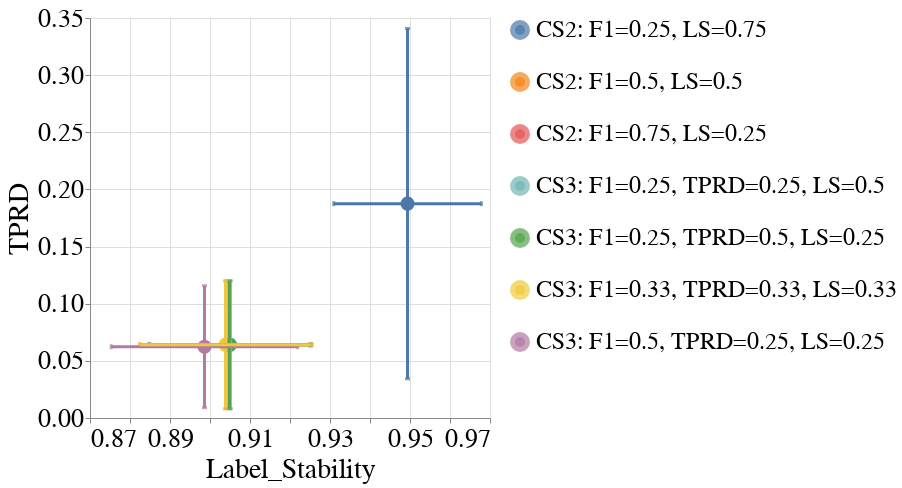

Notebook code for this chart:
### Code cell
create_box_plot_per_dataset_and_all_case_studies(to_plot=best_lp_metrics_per_exp_config_df,
                                                 exp_name=EXP_NAME,
                                                 dataset_name=DATASET_NAME,
                                                 metric_x="Label_Stability",
                                                 group_x="overall",
                                                 metric_y="Equalized_Odds_TPR",
                                                 group_y=GROUP,
                                                 rename_legend_dct=rename_legend_dct)

### Figure 1 — Vega-Lite specification as saved in the notebook (floating-point values rounded to 4 significant figures)
{"config": {"view": {"continuousWidth": 400, "continuousHeight": 300, "stroke": null}, "axis": {"labelFontSize": 26, "labelFontWeight": "normal", "titleFontSize": 28, "titleFontWeight": "normal"}, "legend": {"labelFontSize": 24, "labelLimit": 500, "symbolStrokeWidth": 10, "titleFontSize": 26}, "title": {"fontSize": 28}}, "layer": [{"mark": {"type": "point", "filled": true}, "encoding": {"color": {"field": "exp_config_name", "title": null, "type": "nominal"}, "size": {"value": 200}, "tooltip": [{"field": "exp_config_name", "type": "nominal"}, {"aggregate": "mean", "field": "Label_Stability", "type": "quantitative"}, {"aggregate": "mean", "field": "Equalized_Odds_TPR", "type": "quantitative"}], "x": {"aggregate": "mean", "field": "Label_Stability", "scale": {"zero": false}, "title": "Label_Stability", "type": "quantitative"}, "y": {"aggregate": "mean", "field": "Equalized_Odds_TPR", "scale": {"zero": false}, "title": "TPRD", "type": "quantitative"}}}, {"mark": {"type": "errorbar", "extent": "stdev", "orient": "vertical", "thickness": 3, "ticks": true}, "encoding": {"color": {"field": "exp_config_name", "title": null, "type": "nominal"}, "x": {"aggregate": "mean", "field": "Label_Stability", "scale": {"zero": false}, "title": "Label_Stability", "type": "quantitative"}, "y": {"field": "Equalized_Odds_TPR", "scale": {"zero": false}, "title": "TPRD", "type": "quantitative"}}}, {"mark": {"type": "errorbar", "extent": "stdev", "orient": "horizontal", "thickness": 3, "ticks": true}, "encoding": {"color": {"field": "exp_config_name", "title": null, "type": "nominal"}, "x": {"field": "Label_Stability", "scale": {"zero": false}, "title": "Label_Stability", "type": "quantitative"}, "y": {"aggregate": "mean", "field": "Equalized_Odds_TPR", "scale": {"zero": false}, "title": "TPRD", "type": "quantitative"}}}], "data": {"name": "data-f6b9193f101ffeb7379ef14ef64de65f"}, "height": 400, "width": 400, "$schema": "https://vega.github.io/schema/vega-lite/v4.17.0.json", "datasets": {"data-f6b9193f101ffeb7379ef14ef64de65f": [{"exp_config_name": "CS2: F1=0.25, LS=0.75", "run_num": 1, "logical_pipeline_uuid": "Tm9uZSZOT19GQUlSTkVTU19JTlRFUlZFTlRJT04mcmZfY2xm", "physical_pipeline_uuid": "8939878e-64d4-4d42-81cf-7eeedbae286f", "compound_pp_quality_x": 0.9347, "metric_x": "Label_Stability", "model_name": "rf_clf", "runtime_in_mins_x": 0.3662, "dataset_name": "diabetes", "logical_pipeline_name": "None&NO_FAIRNESS_INTERVENTION&rf_clf", "null_imputer_name_x": "None", "fairness_intervention_name_x": "NO_FAIRNESS_INTERVENTION", "Gender_dis_x": 0.9593, "Gender_priv_x": 0.921, "Label_Stability": 0.9362, "compound_pp_quality_y": 0.9347, "metric_y": "Equalized_Odds_TPR", "runtime_in_mins_y": 0.3662, "null_imputer_name_y": "None", "fairness_intervention_name_y": "NO_FAIRNESS_INTERVENTION", "Gender_dis_y": 0.9444, "Gender_priv_y": 0.8846, "overall": 0.9091, "Equalized_Odds_TPR": 0.05983}, {"exp_config_name": "CS2: F1=0.25, LS=0.75", "run_num": 2, "logical_pipeline_uuid": "Tm9uZSZOT19GQUlSTkVTU19JTlRFUlZFTlRJT04mcmZfY2xm", "physical_pipeline_uuid": "79bbab41-0032-49c6-b1cd-3044f196ff8a", "compound_pp_quality_x": 0.9195, "metric_x": "Label_Stability", "model_name": "rf_clf", "runtime_in_mins_x": 0.953, "dataset_name": "diabetes", "logical_pipeline_name": "None&NO_FAIRNESS_INTERVENTION&rf_clf", "null_imputer_name_x": "None", "fairness_intervention_name_x": "NO_FAIRNESS_INTERVENTION", "Gender_dis_x": 0.9469, "Gender_priv_x": 0.94, "Label_Stability": 0.9426, "compound_pp_quality_y": 0.9195, "metric_y": "Equalized_Odds_TPR", "runtime_in_mins_y": 0.953, "null_imputer_name_y": "None", "fairness_intervention_name_y": "NO_FAIRNESS_INTERVENTION", "Gender_dis_y": 0.9091, "Gender_priv_y": 0.8085, "overall": 0.85, "Equalized_Odds_TPR": 0.1006}, {"exp_config_name": "CS2: F1=0.25, LS=0.75", "run_num": 3, "logical_pipeline_uuid": "Tm9uZSZOT19GQUlSTkVTU19JTlRFUlZFTlRJT04mcmZfY2xm", "physical_pipeline_uuid": "eb15408e-83cb-4852-8e1d-cc6f474dde04", "compound_pp_quality_x": 0.9105, "metric_x": "Label_Stability", "model_name": "rf_clf", "runtime_in_mins_x": 1.264, "dataset_name": "diabetes", "logical_pipeline_name": "None&NO_FAIRNESS_INTERVENTION&rf_clf", "null_imputer_name_x": "None", "fairness_intervention_name_x": "NO_FAIRNESS_INTERVENTION", "Gender_dis_x": 0.9331, "Gender_priv_x": 0.9315, "Label_Stability": 0.9321, "compound_pp_quality_y": 0.9105, "metric_y": "Equalized_Odds_TPR", "runtime_in_mins_y": 1.264, "null_imputer_name_y": "None", "fairness_intervention_name_y": "NO_FAIRNESS_INTERVENTION", "Gender_dis_y": 0.9667, "Gender_priv_y": 0.7083, "overall": 0.8077, "Equalized_Odds_TPR": 0.2583}, {"exp_config_name": "CS2: F1=0.25, LS=0.75", "run_num": 4, "logical_pipeline_uuid": "Tm9uZSZOT19GQUlSTkVTU19JTlRFUlZFTlRJT04mbHJfY2xm", "physical_pipeline_uuid": "b0a04c13-c135-4b91-a5e7-cb45fa50b464", "compound_pp_quality_x": 0.9029, "metric_x": "Label_Stability", "model_name": "lr_clf", "runtime_in_mins_x": 0.07371, "dataset_name": "diabetes", "logical_pipeline_name": "None&NO_FAIRNESS_INTERVENTION&lr_clf", "null_imputer_name_x": "None", "fairness_intervention_name_x": "NO_FAIRNESS_INTERVENTION", "Gender_dis_x": 0.966, "Gender_priv_x": 0.9552, "Label_Stability": 0.9594, "compound_pp_quality_y": 0.9029, "metric_y": "Equalized_Odds_TPR", "runtime_in_mins_y": 0.07371, "null_imputer_name_y": "None", "fairness_intervention_name_y": "NO_FAIRNESS_INTERVENTION", "Gender_dis_y": 0.9143, "Gender_priv_y": 0.4894, "overall": 0.6707, "Equalized_Odds_TPR": 0.4249}, {"exp_config_name": "CS2: F1=0.25, LS=0.75", "run_num": 5, "logical_pipeline_uuid": "Tm9uZSZOT19GQUlSTkVTU19JTlRFUlZFTlRJT04mbGdibV9jbGY=", "physical_pipeline_uuid": "628f1069-1112-4519-b182-8aef53652da5", "compound_pp_quality_x": 0.9134, "metric_x": "Label_Stability", "model_name": "lgbm_clf", "runtime_in_mins_x": 0.04169, "dataset_name": "diabetes", "logical_pipeline_name": "None&NO_FAIRNESS_INTERVENTION&lgbm_clf", "null_imputer_name_x": "None", "fairness_intervention_name_x": "NO_FAIRNESS_INTERVENTION", "Gender_dis_x": 0.9697, "Gender_priv_x": 0.9811, "Label_Stability": 0.9766, "compound_pp_quality_y": 0.9134, "metric_y": "Equalized_Odds_TPR", "runtime_in_mins_y": 0.04169, "null_imputer_name_y": "None", "fairness_intervention_name_y": "NO_FAIRNESS_INTERVENTION", "Gender_dis_y": 0.7941, "Gender_priv_y": 0.7, "overall": 0.7432, "Equalized_Odds_TPR": 0.09412}, {"exp_config_name": "CS2: F1=0.5, LS=0.5", "run_num": 1, "logical_pipeline_uuid": "Tm9uZSZOT19GQUlSTkVTU19JTlRFUlZFTlRJT04mcmZfY2xm", "physical_pipeline_uuid": "9ed649c2-5c45-4353-aa8a-ff670a0aa419", "compound_pp_quality_x": 0.9332, "metric_x": "Label_Stability", "model_name": "rf_clf", "runtime_in_mins_x": 0.3788, "dataset_name": "diabetes", "logical_pipeline_name": "None&NO_FAIRNESS_INTERVENTION&rf_clf", "null_imputer_name_x": "None", "fairness_intervention_name_x": "NO_FAIRNESS_INTERVENTION", "Gender_dis_x": 0.9593, "Gender_priv_x": 0.921, "Label_Stability": 0.9362, "compound_pp_quality_y": 0.9332, "metric_y": "Equalized_Odds_TPR", "runtime_in_mins_y": 0.3788, "null_imputer_name_y": "None", "fairness_intervention_name_y": "NO_FAIRNESS_INTERVENTION", "Gender_dis_y": 0.9444, "Gender_priv_y": 0.8846, "overall": 0.9091, "Equalized_Odds_TPR": 0.05983}, {"exp_config_name": "CS2: F1=0.5, LS=0.5", "run_num": 2, "logical_pipeline_uuid": "Tm9uZSZOT19GQUlSTkVTU19JTlRFUlZFTlRJT04mcmZfY2xm", "physical_pipeline_uuid": "cd8f0374-361c-4344-a8b3-e047bb5cfcd5", "compound_pp_quality_x": 0.9282, "metric_x": "Label_Stability", "model_name": "rf_clf", "runtime_in_mins_x": 1.145, "dataset_name": "diabetes", "logical_pipeline_name": "None&NO_FAIRNESS_INTERVENTION&rf_clf", "null_imputer_name_x": "None", "fairness_intervention_name_x": "NO_FAIRNESS_INTERVENTION", "Gender_dis_x": 0.9288, "Gender_priv_x": 0.8802, "Label_Stability": 0.8988, "compound_pp_quality_y": 0.9282, "metric_y": "Equalized_Odds_TPR", "runtime_in_mins_y": 1.145, "null_imputer_name_y": "None", "fairness_intervention_name_y": "NO_FAIRNESS_INTERVENTION", "Gender_dis_y": 1.0, "Gender_priv_y": 0.9787, "overall": 0.9875, "Equalized_Odds_TPR": 0.02128}, {"exp_config_name": "CS2: F1=0.5, LS=0.5", "run_num": 3, "logical_pipeline_uuid": "Tm9uZSZOT19GQUlSTkVTU19JTlRFUlZFTlRJT04mcmZfY2xm", "physical_pipeline_uuid": "080b2bd1-ee71-4027-9deb-b1ca6afb739a", "compound_pp_quality_x": 0.8995, "metric_x": "Label_Stability", "model_name": "rf_clf", "runtime_in_mins_x": 0.1698, "dataset_name": "diabetes", "logical_pipeline_name": "None&NO_FAIRNESS_INTERVENTION&rf_clf", "null_imputer_name_x": "None", "fairness_intervention_name_x": "NO_FAIRNESS_INTERVENTION", "Gender_dis_x": 0.9457, "Gender_priv_x": 0.8878, "Label_Stability": 0.9087, "compound_pp_quality_y": 0.8995, "metric_y": "Equalized_Odds_TPR", "runtime_in_mins_y": 0.1698, "null_imputer_name_y": "None", "fairness_intervention_name_y": "NO_FAIRNESS_INTERVENTION", "Gender_dis_y": 0.9667, "Gender_priv_y": 0.8333, "overall": 0.8846, "Equalized_Odds_TPR": 0.1333}, {"exp_config_name": "CS2: F1=0.5, LS=0.5", "run_num": 4, "logical_pipeline_uuid": "Tm9uZSZOT19GQUlSTkVTU19JTlRFUlZFTlRJT04mcmZfY2xm", "physical_pipeline_uuid": "0f4eea10-2f4a-4c19-b1be-ed9c0c6007a1", "compound_pp_quality_x": 0.8987, "metric_x": "Label_Stability", "model_name": "rf_clf", "runtime_in_mins_x": 0.2083, "dataset_name": "diabetes", "logical_pipeline_name": "None&NO_FAIRNESS_INTERVENTION&rf_clf", "null_imputer_name_x": "None", "fairness_intervention_name_x": "NO_FAIRNESS_INTERVENTION", "Gender_dis_x": 0.9499, "Gender_priv_x": 0.8676, "Label_Stability": 0.9, "compound_pp_quality_y": 0.8987, "metric_y": "Equalized_Odds_TPR", "runtime_in_mins_y": 0.2083, "null_imputer_name_y": "None", "fairness_intervention_name_y": "NO_FAIRNESS_INTERVENTION", "Gender_dis_y": 0.9143, "Gender_priv_y": 0.8085, "overall": 0.8537, "Equalized_Odds_TPR": 0.1058}, {"exp_config_name": "CS2: F1=0.5, LS=0.5", "run_num": 5, "logical_pipeline_uuid": "Tm9uZSZOT19GQUlSTkVTU19JTlRFUlZFTlRJT04mcmZfY2xm", "physical_pipeline_uuid": "ac27dc05-df85-4a91-b331-4322c5cdefe9", "compound_pp_quality_x": 0.9032, "metric_x": "Label_Stability", "model_name": "rf_clf", "runtime_in_mins_x": 0.3644, "dataset_name": "diabetes", "logical_pipeline_name": "None&NO_FAIRNESS_INTERVENTION&rf_clf", "null_imputer_name_x": "None", "fairness_intervention_name_x": "NO_FAIRNESS_INTERVENTION", "Gender_dis_x": 0.8867, "Gender_priv_x": 0.8781, "Label_Stability": 0.8815, "compound_pp_quality_y": 0.9032, "metric_y": "Equalized_Odds_TPR", "runtime_in_mins_y": 0.3644, "null_imputer_name_y": "None", "fairness_intervention_name_y": "NO_FAIRNESS_INTERVENTION", "Gender_dis_y": 1.0, "Gender_priv_y": 1.0, "overall": 1.0, "Equalized_Odds_TPR": 0.0}, {"exp_config_name": "CS2: F1=0.75, LS=0.25", "run_num": 1, "logical_pipeline_uuid": "Tm9uZSZOT19GQUlSTkVTU19JTlRFUlZFTlRJT04mcmZfY2xm", "physical_pipeline_uuid": "554f6185-d959-4824-9773-9798c0a8f4de", "compound_pp_quality_x": 0.9317, "metric_x": "Label_Stability", "model_name": "rf_clf", "runtime_in_mins_x": 0.4316, "dataset_name": "diabetes", "logical_pipeline_name": "None&NO_FAIRNESS_INTERVENTION&rf_clf", "null_imputer_name_x": "None", "fairness_intervention_name_x": "NO_FAIRNESS_INTERVENTION", "Gender_dis_x": 0.9593, "Gender_priv_x": 0.921, "Label_Stability": 0.9362, "compound_pp_quality_y": 0.9317, "metric_y": "Equalized_Odds_TPR", "runtime_in_mins_y": 0.4316, "null_imputer_name_y": "None", "fairness_intervention_name_y": "NO_FAIRNESS_INTERVENTION", "Gender_dis_y": 0.9444, "Gender_priv_y": 0.8846, "overall": 0.9091, "Equalized_Odds_TPR": 0.05983}, {"exp_config_name": "CS2: F1=0.75, LS=0.25", "run_num": 2, "logical_pipeline_uuid": "Tm9uZSZOT19GQUlSTkVTU19JTlRFUlZFTlRJT04mcmZfY2xm", "physical_pipeline_uuid": "e613408e-f6db-4c3e-b7f7-a3eae1c5d163", "compound_pp_quality_x": 0.9427, "metric_x": "Label_Stability", "model_name": "rf_clf", "runtime_in_mins_x": 0.8657, "dataset_name": "diabetes", "logical_pipeline_name": "None&NO_FAIRNESS_INTERVENTION&rf_clf", "null_imputer_name_x": "None", "fairness_intervention_name_x": "NO_FAIRNESS_INTERVENTION", "Gender_dis_x": 0.9223, "Gender_priv_x": 0.8829, "Label_Stability": 0.8979, "compound_pp_quality_y": 0.9427, "metric_y": "Equalized_Odds_TPR", "runtime_in_mins_y": 0.8657, "null_imputer_name_y": "None", "fairness_intervention_name_y": "NO_FAIRNESS_INTERVENTION", "Gender_dis_y": 1.0, "Gender_priv_y": 0.9787, "overall": 0.9875, "Equalized_Odds_TPR": 0.02128}, {"exp_config_name": "CS2: F1=0.75, LS=0.25", "run_num": 3, "logical_pipeline_uuid": "Tm9uZSZOT19GQUlSTkVTU19JTlRFUlZFTlRJT04mcmZfY2xm", "physical_pipeline_uuid": "972dc5a6-023f-450a-92e0-db2b8c573393", "compound_pp_quality_x": 0.8949, "metric_x": "Label_Stability", "model_name": "rf_clf", "runtime_in_mins_x": 0.2151, "dataset_name": "diabetes", "logical_pipeline_name": "None&NO_FAIRNESS_INTERVENTION&rf_clf", "null_imputer_name_x": "None", "fairness_intervention_name_x": "NO_FAIRNESS_INTERVENTION", "Gender_dis_x": 0.9457, "Gender_priv_x": 0.8878, "Label_Stability": 0.9087, "compound_pp_quality_y": 0.8949, "metric_y": "Equalized_Odds_TPR", "runtime_in_mins_y": 0.2151, "null_imputer_name_y": "None", "fairness_intervention_name_y": "NO_FAIRNESS_INTERVENTION", "Gender_dis_y": 0.9667, "Gender_priv_y": 0.8333, "overall": 0.8846, "Equalized_Odds_TPR": 0.1333}, {"exp_config_name": "CS2: F1=0.75, LS=0.25", "run_num": 4, "logical_pipeline_uuid": "Tm9uZSZOT19GQUlSTkVTU19JTlRFUlZFTlRJT04mcmZfY2xm", "physical_pipeline_uuid": "e51af03b-af06-4f76-a026-a4c7098e1a64", "compound_pp_quality_x": 0.9025, "metric_x": "Label_Stability", "model_name": "rf_clf", "runtime_in_mins_x": 0.09414, "dataset_name": "diabetes", "logical_pipeline_name": "None&NO_FAIRNESS_INTERVENTION&rf_clf", "null_imputer_name_x": "None", "fairness_intervention_name_x": "NO_FAIRNESS_INTERVENTION", "Gender_dis_x": 0.9551, "Gender_priv_x": 0.865, "Label_Stability": 0.9004, "compound_pp_quality_y": 0.9025, "metric_y": "Equalized_Odds_TPR", "runtime_in_mins_y": 0.09414, "null_imputer_name_y": "None", "fairness_intervention_name_y": "NO_FAIRNESS_INTERVENTION", "Gender_dis_y": 0.9143, "Gender_priv_y": 0.8085, "overall": 0.8537, "Equalized_Odds_TPR": 0.1058}, {"exp_config_name": "CS2: F1=0.75, LS=0.25", "run_num": 5, "logical_pipeline_uuid": "Tm9uZSZOT19GQUlSTkVTU19JTlRFUlZFTlRJT04mcmZfY2xm", "physical_pipeline_uuid": "7fa89018-728c-438b-bbe3-7eff626ca6d3", "compound_pp_quality_x": 0.9307, "metric_x": "Label_Stability", "model_name": "rf_clf", "runtime_in_mins_x": 0.6347, "dataset_name": "diabetes", "logical_pipeline_name": "None&NO_FAIRNESS_INTERVENTION&rf_clf", "null_imputer_name_x": "None", "fairness_intervention_name_x": "NO_FAIRNESS_INTERVENTION", "Gender_dis_x": 0.8796, "Gender_priv_x": 0.8749, "Label_Stability": 0.8768, "compound_pp_quality_y": 0.9307, "metric_y": "Equalized_Odds_TPR", "runtime_in_mins_y": 0.6347, "null_imputer_name_y": "None", "fairness_intervention_name_y": "NO_FAIRNESS_INTERVENTION", "Gender_dis_y": 1.0, "Gender_priv_y": 1.0, "overall": 1.0, "Equalized_Odds_TPR": 0.0}, {"exp_config_name": "CS3: F1=0.25, TPRD=0.25, LS=0.5", "run_num": 1, "logical_pipeline_uuid": "Tm9uZSZOT19GQUlSTkVTU19JTlRFUlZFTlRJT04mcmZfY2xm", "physical_pipeline_uuid": "7dbfe994-65d4-431f-b832-d6262564fe40", "compound_pp_quality_x": 0.9357, "metric_x": "Label_Stability", "model_name": "rf_clf", "runtime_in_mins_x": 0.3596, "dataset_name": "diabetes", "logical_pipeline_name": "None&NO_FAIRNESS_INTERVENTION&rf_clf", "null_imputer_name_x": "None", "fairness_intervention_name_x": "NO_FAIRNESS_INTERVENTION", "Gender_dis_x": 0.9593, "Gender_priv_x": 0.921, "Label_Stability": 0.9362, "compound_pp_quality_y": 0.9357, "metric_y": "Equalized_Odds_TPR", "runtime_in_mins_y": 0.3596, "null_imputer_name_y": "None", "fairness_intervention_name_y": "NO_FAIRNESS_INTERVENTION", "Gender_dis_y": 0.9444, "Gender_priv_y": 0.8846, "overall": 0.9091, "Equalized_Odds_TPR": 0.05983}, {"exp_config_name": "CS3: F1=0.25, TPRD=0.25, LS=0.5", "run_num": 2, "logical_pipeline_uuid": "Tm9uZSZOT19GQUlSTkVTU19JTlRFUlZFTlRJT04mcmZfY2xm", "physical_pipeline_uuid": "2388c476-c420-4416-a00c-3f5092645cfe", "compound_pp_quality_x": 0.9335, "metric_x": "Label_Stability", "model_name": "rf_clf", "runtime_in_mins_x": 1.729, "dataset_name": "diabetes", "logical_pipeline_name": "None&NO_FAIRNESS_INTERVENTION&rf_clf", "null_imputer_name_x": "None", "fairness_intervention_name_x": "NO_FAIRNESS_INTERVENTION", "Gender_dis_x": 0.9288, "Gender_priv_x": 0.8802, "Label_Stability": 0.8988, "compound_pp_quality_y": 0.9335, "metric_y": "Equalized_Odds_TPR", "runtime_in_mins_y": 1.729, "null_imputer_name_y": "None", "fairness_intervention_name_y": "NO_FAIRNESS_INTERVENTION", "Gender_dis_y": 1.0, "Gender_priv_y": 0.9787, "overall": 0.9875, "Equalized_Odds_TPR": 0.02128}, {"exp_config_name": "CS3: F1=0.25, TPRD=0.25, LS=0.5", "run_num": 3, "logical_pipeline_uuid": "Tm9uZSZOT19GQUlSTkVTU19JTlRFUlZFTlRJT04mcmZfY2xm", "physical_pipeline_uuid": "15190404-0407-400f-a9fd-c2b9810c7f99", "compound_pp_quality_x": 0.8936, "metric_x": "Label_Stability", "model_name": "rf_clf", "runtime_in_mins_x": 0.2844, "dataset_name": "diabetes", "logical_pipeline_name": "None&NO_FAIRNESS_INTERVENTION&rf_clf", "null_imputer_name_x": "None", "fairness_intervention_name_x": "NO_FAIRNESS_INTERVENTION", "Gender_dis_x": 0.9457, "Gender_priv_x": 0.8878, "Label_Stability": 0.9087, "compound_pp_quality_y": 0.8936, "metric_y": "Equalized_Odds_TPR", "runtime_in_mins_y": 0.2844, "null_imputer_name_y": "None", "fairness_intervention_name_y": "NO_FAIRNESS_INTERVENTION", "Gender_dis_y": 0.9667, "Gender_priv_y": 0.8333, "overall": 0.8846, "Equalized_Odds_TPR": 0.1333}, {"exp_config_name": "CS3: F1=0.25, TPRD=0.25, LS=0.5", "run_num": 4, "logical_pipeline_uuid": "Tm9uZSZOT19GQUlSTkVTU19JTlRFUlZFTlRJT04mcmZfY2xm", "physical_pipeline_uuid": "5190675e-2b12-495b-a8bb-4420f06ab8d0", "compound_pp_quality_x": 0.8998, "metric_x": "Label_Stability", "model_name": "rf_clf", "runtime_in_mins_x": 0.1495, "dataset_name": "diabetes", "logical_pipeline_name": "None&NO_FAIRNESS_INTERVENTION&rf_clf", "null_imputer_name_x": "None", "fairness_intervention_name_x": "NO_FAIRNESS_INTERVENTION", "Gender_dis_x": 0.9581, "Gender_priv_x": 0.8638, "Label_Stability": 0.9009, "compound_pp_quality_y": 0.8998, "metric_y": "Equalized_Odds_TPR", "runtime_in_mins_y": 0.1495, "null_imputer_name_y": "None", "fairness_intervention_name_y": "NO_FAIRNESS_INTERVENTION", "Gender_dis_y": 0.9143, "Gender_priv_y": 0.8085, "overall": 0.8537, "Equalized_Odds_TPR": 0.1058}, {"exp_config_name": "CS3: F1=0.25, TPRD=0.25, LS=0.5", "run_num": 5, "logical_pipeline_uuid": "Tm9uZSZOT19GQUlSTkVTU19JTlRFUlZFTlRJT04mcmZfY2xm", "physical_pipeline_uuid": "028ba49c-e6ec-4363-b79f-9714485aabc6", "compound_pp_quality_x": 0.9215, "metric_x": "Label_Stability", "model_name": "rf_clf", "runtime_in_mins_x": 0.458, "dataset_name": "diabetes", "logical_pipeline_name": "None&NO_FAIRNESS_INTERVENTION&rf_clf", "null_imputer_name_x": "None", "fairness_intervention_name_x": "NO_FAIRNESS_INTERVENTION", "Gender_dis_x": 0.8867, "Gender_priv_x": 0.8764, "Label_Stability": 0.8804, "compound_pp_quality_y": 0.9215, "metric_y": "Equalized_Odds_TPR", "runtime_in_mins_y": 0.458, "null_imputer_name_y": "None", "fairness_intervention_name_y": "NO_FAIRNESS_INTERVENTION", "Gender_dis_y": 1.0, "Gender_priv_y": 1.0, "overall": 1.0, "Equalized_Odds_TPR": 0.0}, {"exp_config_name": "CS3: F1=0.25, TPRD=0.5, LS=0.25", "run_num": 1, "logical_pipeline_uuid": "Tm9uZSZOT19GQUlSTkVTU19JTlRFUlZFTlRJT04mcmZfY2xm", "physical_pipeline_uuid": "1d038b04-892c-4018-8983-cedfdf03f090", "compound_pp_quality_x": 0.9367, "metric_x": "Label_Stability", "model_name": "rf_clf", "runtime_in_mins_x": 0.3948, "dataset_name": "diabetes", "logical_pipeline_name": "None&NO_FAIRNESS_INTERVENTION&rf_clf", "null_imputer_name_x": "None", "fairness_intervention_name_x": "NO_FAIRNESS_INTERVENTION", "Gender_dis_x": 0.9593, "Gender_priv_x": 0.921, "Label_Stability": 0.9362, "compound_pp_quality_y": 0.9367, "metric_y": "Equalized_Odds_TPR", "runtime_in_mins_y": 0.3948, "null_imputer_name_y": "None", "fairness_intervention_name_y": "NO_FAIRNESS_INTERVENTION", "Gender_dis_y": 0.9444, "Gender_priv_y": 0.8846, "overall": 0.9091, "Equalized_Odds_TPR": 0.05983}, {"exp_config_name": "CS3: F1=0.25, TPRD=0.5, LS=0.25", "run_num": 2, "logical_pipeline_uuid": "Tm9uZSZOT19GQUlSTkVTU19JTlRFUlZFTlRJT04mcmZfY2xm", "physical_pipeline_uuid": "c77cab1c-8555-4d2f-87cf-fb78385f612f", "compound_pp_quality_x": 0.9535, "metric_x": "Label_Stability", "model_name": "rf_clf", "runtime_in_mins_x": 0.7588, "dataset_name": "diabetes", "logical_pipeline_name": "None&NO_FAIRNESS_INTERVENTION&rf_clf", "null_imputer_name_x": "None", "fairness_intervention_name_x": "NO_FAIRNESS_INTERVENTION", "Gender_dis_x": 0.9277, "Gender_priv_x": 0.8812, "Label_Stability": 0.899, "compound_pp_quality_y": 0.9535, "metric_y": "Equalized_Odds_TPR", "runtime_in_mins_y": 0.7588, "null_imputer_name_y": "None", "fairness_intervention_name_y": "NO_FAIRNESS_INTERVENTION", "Gender_dis_y": 1.0, "Gender_priv_y": 0.9787, "overall": 0.9875, "Equalized_Odds_TPR": 0.02128}, {"exp_config_name": "CS3: F1=0.25, TPRD=0.5, LS=0.25", "run_num": 3, "logical_pipeline_uuid": "Tm9uZSZOT19GQUlSTkVTU19JTlRFUlZFTlRJT04mcmZfY2xm", "physical_pipeline_uuid": "83c2270c-92dd-4d60-9ad0-a31563ceb9f8", "compound_pp_quality_x": 0.8831, "metric_x": "Label_Stability", "model_name": "rf_clf", "runtime_in_mins_x": 0.1952, "dataset_name": "diabetes", "logical_pipeline_name": "None&NO_FAIRNESS_INTERVENTION&rf_clf", "null_imputer_name_x": "None", "fairness_intervention_name_x": "NO_FAIRNESS_INTERVENTION", "Gender_dis_x": 0.9457, "Gender_priv_x": 0.8878, "Label_Stability": 0.9087, "compound_pp_quality_y": 0.8831, "metric_y": "Equalized_Odds_TPR", "runtime_in_mins_y": 0.1952, "null_imputer_name_y": "None", "fairness_intervention_name_y": "NO_FAIRNESS_INTERVENTION", "Gender_dis_y": 0.9667, "Gender_priv_y": 0.8333, "overall": 0.8846, "Equalized_Odds_TPR": 0.1333}, {"exp_config_name": "CS3: F1=0.25, TPRD=0.5, LS=0.25", "run_num": 4, "logical_pipeline_uuid": "Tm9uZSZOT19GQUlSTkVTU19JTlRFUlZFTlRJT04mcmZfY2xm", "physical_pipeline_uuid": "8ea4bf95-1e76-4700-b7aa-463ef3f2e078", "compound_pp_quality_x": 0.8962, "metric_x": "Label_Stability", "model_name": "rf_clf", "runtime_in_mins_x": 0.8846, "dataset_name": "diabetes", "logical_pipeline_name": "None&NO_FAIRNESS_INTERVENTION&rf_clf", "null_imputer_name_x": "None", "fairness_intervention_name_x": "NO_FAIRNESS_INTERVENTION", "Gender_dis_x": 0.9495, "Gender_priv_x": 0.8662, "Label_Stability": 0.899, "compound_pp_quality_y": 0.8962, "metric_y": "Equalized_Odds_TPR", "runtime_in_mins_y": 0.8846, "null_imputer_name_y": "None", "fairness_intervention_name_y": "NO_FAIRNESS_INTERVENTION", "Gender_dis_y": 0.9143, "Gender_priv_y": 0.8085, "overall": 0.8537, "Equalized_Odds_TPR": 0.1058}, {"exp_config_name": "CS3: F1=0.25, TPRD=0.5, LS=0.25", "run_num": 5, "logical_pipeline_uuid": "Tm9uZSZOT19GQUlSTkVTU19JTlRFUlZFTlRJT04mcmZfY2xm", "physical_pipeline_uuid": "118dd7f0-8c8c-46a6-8fea-3cf4c932cbae", "compound_pp_quality_x": 0.9516, "metric_x": "Label_Stability", "model_name": "rf_clf", "runtime_in_mins_x": 0.4297, "dataset_name": "diabetes", "logical_pipeline_name": "None&NO_FAIRNESS_INTERVENTION&rf_clf", "null_imputer_name_x": "None", "fairness_intervention_name_x": "NO_FAIRNESS_INTERVENTION", "Gender_dis_x": 0.8867, "Gender_priv_x": 0.8781, "Label_Stability": 0.8815, "compound_pp_quality_y": 0.9516, "metric_y": "Equalized_Odds_TPR", "runtime_in_mins_y": 0.4297, "null_imputer_name_y": "None", "fairness_intervention_name_y": "NO_FAIRNESS_INTERVENTION", "Gender_dis_y": 1.0, "Gender_priv_y": 1.0, "overall": 1.0, "Equalized_Odds_TPR": 0.0}, {"exp_config_name": "CS3: F1=0.5, TPRD=0.25, LS=0.25", "run_num": 1, "logical_pipeline_uuid": "Tm9uZSZOT19GQUlSTkVTU19JTlRFUlZFTlRJT04mcmZfY2xm", "physical_pipeline_uuid": "9224fe8c-4944-4b70-89d2-e74dd943d5d5", "compound_pp_quality_x": 0.9342, "metric_x": "Label_Stability", "model_name": "rf_clf", "runtime_in_mins_x": 0.3736, "dataset_name": "diabetes", "logical_pipeline_name": "None&NO_FAIRNESS_INTERVENTION&rf_clf", "null_imputer_name_x": "None", "fairness_intervention_name_x": "NO_FAIRNESS_INTERVENTION", "Gender_dis_x": 0.9593, "Gender_priv_x": 0.921, "Label_Stability": 0.9362, "compound_pp_quality_y": 0.9342, "metric_y": "Equalized_Odds_TPR", "runtime_in_mins_y": 0.3736, "null_imputer_name_y": "None", "fairness_intervention_name_y": "NO_FAIRNESS_INTERVENTION", "Gender_dis_y": 0.9444, "Gender_priv_y": 0.8846, "overall": 0.9091, "Equalized_Odds_TPR": 0.05983}, {"exp_config_name": "CS3: F1=0.5, TPRD=0.25, LS=0.25", "run_num": 2, "logical_pipeline_uuid": "Tm9uZSZOT19GQUlSTkVTU19JTlRFUlZFTlRJT04mcmZfY2xm", "physical_pipeline_uuid": "18b02800-5d51-4800-8169-694cabafa5d5", "compound_pp_quality_x": 0.948, "metric_x": "Label_Stability", "model_name": "rf_clf", "runtime_in_mins_x": 1.003, "dataset_name": "diabetes", "logical_pipeline_name": "None&NO_FAIRNESS_INTERVENTION&rf_clf", "null_imputer_name_x": "None", "fairness_intervention_name_x": "NO_FAIRNESS_INTERVENTION", "Gender_dis_x": 0.9223, "Gender_priv_x": 0.8829, "Label_Stability": 0.8979, "compound_pp_quality_y": 0.948, "metric_y": "Equalized_Odds_TPR", "runtime_in_mins_y": 1.003, "null_imputer_name_y": "None", "fairness_intervention_name_y": "NO_FAIRNESS_INTERVENTION", "Gender_dis_y": 1.0, "Gender_priv_y": 0.9787, "overall": 0.9875, "Equalized_Odds_TPR": 0.02128}, {"exp_config_name": "CS3: F1=0.5, TPRD=0.25, LS=0.25", "run_num": 3, "logical_pipeline_uuid": "Tm9uZSZOT19GQUlSTkVTU19JTlRFUlZFTlRJT04mbGdibV9jbGY=", "physical_pipeline_uuid": "fa2c365d-6050-4dde-8d07-dc3524d1f624", "compound_pp_quality_x": 0.8518, "metric_x": "Label_Stability", "model_name": "lgbm_clf", "runtime_in_mins_x": 0.07182, "dataset_name": "diabetes", "logical_pipeline_name": "None&NO_FAIRNESS_INTERVENTION&lgbm_clf", "null_imputer_name_x": "None", "fairness_intervention_name_x": "NO_FAIRNESS_INTERVENTION", "Gender_dis_x": 0.8698, "Gender_priv_x": 0.8885, "Label_Stability": 0.8818, "compound_pp_quality_y": 0.8518, "metric_y": "Equalized_Odds_TPR", "runtime_in_mins_y": 0.07182, "null_imputer_name_y": "None", "fairness_intervention_name_y": "NO_FAIRNESS_INTERVENTION", "Gender_dis_y": 0.8333, "Gender_priv_y": 0.7083, "overall": 0.7564, "Equalized_Odds_TPR": 0.125}, {"exp_config_name": "CS3: F1=0.5, TPRD=0.25, LS=0.25", "run_num": 4, "logical_pipeline_uuid": "Tm9uZSZOT19GQUlSTkVTU19JTlRFUlZFTlRJT04mcmZfY2xm", "physical_pipeline_uuid": "e5c8e664-57ab-4082-a1cb-df61e5780802", "compound_pp_quality_x": 0.9003, "metric_x": "Label_Stability", "model_name": "rf_clf", "runtime_in_mins_x": 0.08119, "dataset_name": "diabetes", "logical_pipeline_name": "None&NO_FAIRNESS_INTERVENTION&rf_clf", "null_imputer_name_x": "None", "fairness_intervention_name_x": "NO_FAIRNESS_INTERVENTION", "Gender_dis_x": 0.9551, "Gender_priv_x": 0.865, "Label_Stability": 0.9004, "compound_pp_quality_y": 0.9003, "metric_y": "Equalized_Odds_TPR", "runtime_in_mins_y": 0.08119, "null_imputer_name_y": "None", "fairness_intervention_name_y": "NO_FAIRNESS_INTERVENTION", "Gender_dis_y": 0.9143, "Gender_priv_y": 0.8085, "overall": 0.8537, "Equalized_Odds_TPR": 0.1058}, {"exp_config_name": "CS3: F1=0.5, TPRD=0.25, LS=0.25", "run_num": 5, "logical_pipeline_uuid": "Tm9uZSZOT19GQUlSTkVTU19JTlRFUlZFTlRJT04mcmZfY2xm", "physical_pipeline_uuid": "dd818d1c-2e47-4d37-80d8-8c6d5f1e8c3a", "compound_pp_quality_x": 0.9436, "metric_x": "Label_Stability", "model_name": "rf_clf", "runtime_in_mins_x": 0.6953, "dataset_name": "diabetes", "logical_pipeline_name": "None&NO_FAIRNESS_INTERVENTION&rf_clf", "null_imputer_name_x": "None", "fairness_intervention_name_x": "NO_FAIRNESS_INTERVENTION", "Gender_dis_x": 0.8796, "Gender_priv_x": 0.8749, "Label_Stability": 0.8768, "compound_pp_quality_y": 0.9436, "metric_y": "Equalized_Odds_TPR", "runtime_in_mins_y": 0.6953, "null_imputer_name_y": "None", "fairness_intervention_name_y": "NO_FAIRNESS_INTERVENTION", "Gender_dis_y": 1.0, "Gender_priv_y": 1.0, "overall": 1.0, "Equalized_Odds_TPR": 0.0}, {"exp_config_name": "CS3: F1=0.33, TPRD=0.33, LS=0.33", "run_num": 1, "logical_pipeline_uuid": "Tm9uZSZOT19GQUlSTkVTU19JTlRFUlZFTlRJT04mcmZfY2xm", "physical_pipeline_uuid": "74c3a2ee-b161-4fae-a92b-4f881e59a89f", "compound_pp_quality_x": 0.9262, "metric_x": "Label_Stability", "model_name": "rf_clf", "runtime_in_mins_x": 0.3739, "dataset_name": "diabetes", "logical_pipeline_name": "None&NO_FAIRNESS_INTERVENTION&rf_clf", "null_imputer_name_x": "None", "fairness_intervention_name_x": "NO_FAIRNESS_INTERVENTION", "Gender_dis_x": 0.9593, "Gender_priv_x": 0.921, "Label_Stability": 0.9362, "compound_pp_quality_y": 0.9262, "metric_y": "Equalized_Odds_TPR", "runtime_in_mins_y": 0.3739, "null_imputer_name_y": "None", "fairness_intervention_name_y": "NO_FAIRNESS_INTERVENTION", "Gender_dis_y": 0.9444, "Gender_priv_y": 0.8846, "overall": 0.9091, "Equalized_Odds_TPR": 0.05983}, {"exp_config_name": "CS3: F1=0.33, TPRD=0.33, LS=0.33", "run_num": 2, "logical_pipeline_uuid": "Tm9uZSZOT19GQUlSTkVTU19JTlRFUlZFTlRJT04mcmZfY2xm", "physical_pipeline_uuid": "d96b8792-9f5d-4596-9757-f26ceab39e73", "compound_pp_quality_x": 0.9353, "metric_x": "Label_Stability", "model_name": "rf_clf", "runtime_in_mins_x": 0.8578, "dataset_name": "diabetes", "logical_pipeline_name": "None&NO_FAIRNESS_INTERVENTION&rf_clf", "null_imputer_name_x": "None", "fairness_intervention_name_x": "NO_FAIRNESS_INTERVENTION", "Gender_dis_x": 0.9223, "Gender_priv_x": 0.8829, "Label_Stability": 0.8979, "compound_pp_quality_y": 0.9353, "metric_y": "Equalized_Odds_TPR", "runtime_in_mins_y": 0.8578, "null_imputer_name_y": "None", "fairness_intervention_name_y": "NO_FAIRNESS_INTERVENTION", "Gender_dis_y": 1.0, "Gender_priv_y": 0.9787, "overall": 0.9875, "Equalized_Odds_TPR": 0.02128}, {"exp_config_name": "CS3: F1=0.33, TPRD=0.33, LS=0.33", "run_num": 3, "logical_pipeline_uuid": "Tm9uZSZOT19GQUlSTkVTU19JTlRFUlZFTlRJT04mcmZfY2xm", "physical_pipeline_uuid": "3f9b91c8-fb6d-45e8-835e-d12dd5038ffe", "compound_pp_quality_x": 0.8797, "metric_x": "Label_Stability", "model_name": "rf_clf", "runtime_in_mins_x": 0.1847, "dataset_name": "diabetes", "logical_pipeline_name": "None&NO_FAIRNESS_INTERVENTION&rf_clf", "null_imputer_name_x": "None", "fairness_intervention_name_x": "NO_FAIRNESS_INTERVENTION", "Gender_dis_x": 0.9457, "Gender_priv_x": 0.8878, "Label_Stability": 0.9087, "compound_pp_quality_y": 0.8797, "metric_y": "Equalized_Odds_TPR", "runtime_in_mins_y": 0.1847, "null_imputer_name_y": "None", "fairness_intervention_name_y": "NO_FAIRNESS_INTERVENTION", "Gender_dis_y": 0.9667, "Gender_priv_y": 0.8333, "overall": 0.8846, "Equalized_Odds_TPR": 0.1333}, {"exp_config_name": "CS3: F1=0.33, TPRD=0.33, LS=0.33", "run_num": 4, "logical_pipeline_uuid": "Tm9uZSZOT19GQUlSTkVTU19JTlRFUlZFTlRJT04mcmZfY2xm", "physical_pipeline_uuid": "81d289b7-901f-4a15-bf35-bd3f85213587", "compound_pp_quality_x": 0.8882, "metric_x": "Label_Stability", "model_name": "rf_clf", "runtime_in_mins_x": 0.1857, "dataset_name": "diabetes", "logical_pipeline_name": "None&NO_FAIRNESS_INTERVENTION&rf_clf", "null_imputer_name_x": "None", "fairness_intervention_name_x": "NO_FAIRNESS_INTERVENTION", "Gender_dis_x": 0.9499, "Gender_priv_x": 0.8676, "Label_Stability": 0.9, "compound_pp_quality_y": 0.8882, "metric_y": "Equalized_Odds_TPR", "runtime_in_mins_y": 0.1857, "null_imputer_name_y": "None", "fairness_intervention_name_y": "NO_FAIRNESS_INTERVENTION", "Gender_dis_y": 0.9143, "Gender_priv_y": 0.8085, "overall": 0.8537, "Equalized_Odds_TPR": 0.1058}, {"exp_config_name": "CS3: F1=0.33, TPRD=0.33, LS=0.33", "run_num": 5, "logical_pipeline_uuid": "Tm9uZSZOT19GQUlSTkVTU19JTlRFUlZFTlRJT04mcmZfY2xm", "physical_pipeline_uuid": "0f53c2f7-ef51-4d34-aac1-25c31577e5e5", "compound_pp_quality_x": 0.9324, "metric_x": "Label_Stability", "model_name": "rf_clf", "runtime_in_mins_x": 0.6292, "dataset_name": "diabetes", "logical_pipeline_name": "None&NO_FAIRNESS_INTERVENTION&rf_clf", "null_imputer_name_x": "None", "fairness_intervention_name_x": "NO_FAIRNESS_INTERVENTION", "Gender_dis_x": 0.8796, "Gender_priv_x": 0.8749, "Label_Stability": 0.8768, "compound_pp_quality_y": 0.9324, "metric_y": "Equalized_Odds_TPR", "runtime_in_mins_y": 0.6292, "null_imputer_name_y": "None", "fairness_intervention_name_y": "NO_FAIRNESS_INTERVENTION", "Gender_dis_y": 1.0, "Gender_priv_y": 1.0, "overall": 1.0, "Equalized_Odds_TPR": 0.0}]}}
